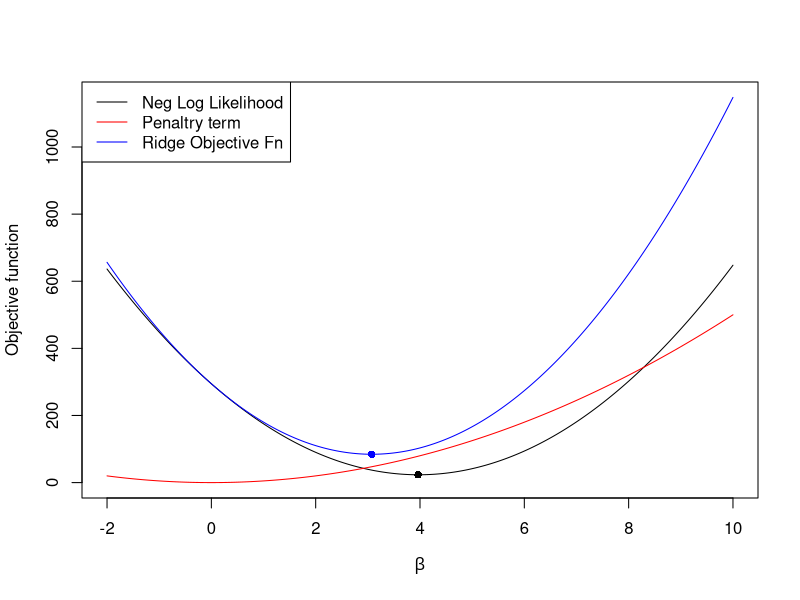
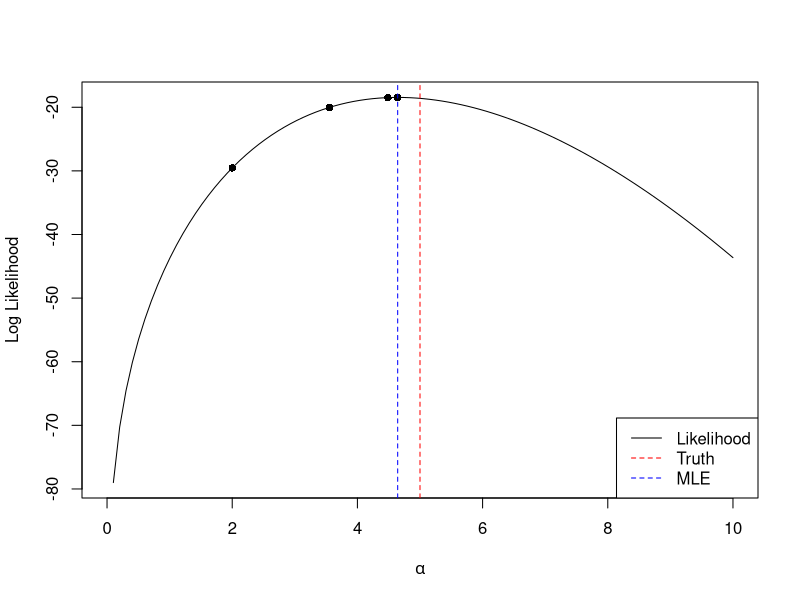
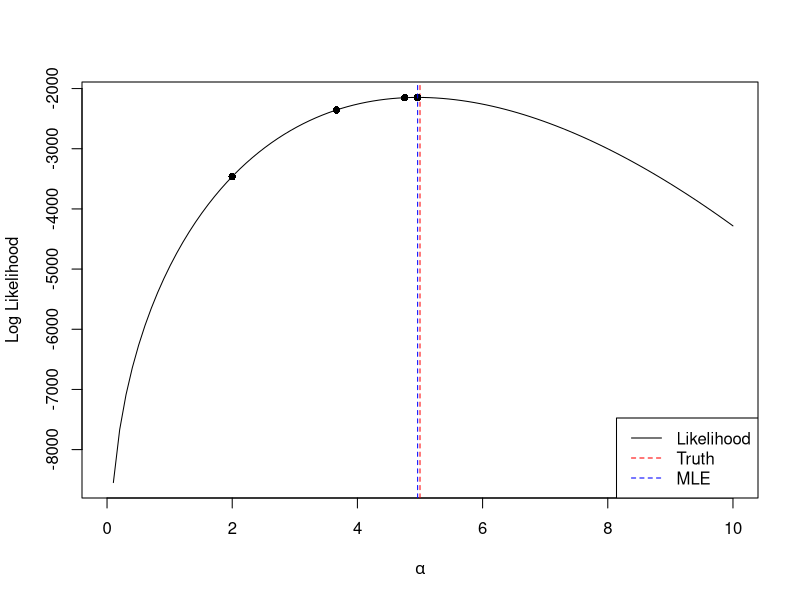

The R script that drew these images, in order:
###############
# Demo on Ridge Regression 
###############
set.seed(1)
n <- 50
p <- 1
beta.star <- c(4)
beta.star  # to output

# Making design matrix
X <- matrix(rnorm(n*p), nrow = n, ncol = p)

# Generating response
y <-  X %*% beta.star + rnorm(n, mean = 0, sd = 1)

# -ve log likelihood
negLogLik <- function(y, X, beta)
{
  t(y - X %*% beta) %*% (y - X %*% beta)/2
}

ridgePen <- function(beta, lam)
{
  lam * t(beta) %*% beta/2
}

grid <- 5e2
betas <- seq(-2, 10, length = grid)
nll <- numeric(length = 5e2)
pen <- numeric(length = 5e2)
ridge <- numeric(length = 5e2)
lam <- 1e1
for(i in 1:grid)
{
  nll[i] <- negLogLik(y, X, beta = betas[i])
  pen[i] <- ridgePen(beta = betas[i], lam = lam)
  ridge[i] <- nll[i] + pen[i]
}

plot(betas, nll, type = 'l', ylim = range(c(nll, ridge, pen)),
     xlab = expression(beta), ylab = "Objective function")
points(x = betas[which.min(nll)], y = min(nll), pch = 16)
lines(betas, pen, col = "red")
lines(betas, ridge, col = "blue")
points(x = betas[which.min(ridge)], y = min(ridge), pch = 16, col = "blue")
legend("topleft", col = c("black", "red", "blue"), lty = 1,
       legend = c("Neg Log Likelihood", "Penaltry term", "Ridge Objective Fn"))





####################################################
### MLE for Gamma(alpha, 1)
####################################################
set.seed(100)
library(pracma)  #for psi function

####################################################
# riginal data sample size is small first
# The NR methods estimates the MLE. Here the 
# blue and red lines will not match because
# the data is not large enough for the consistency of 
# the MLE to kick in.


alpha <- 5 #true value of alpha
n <- 10 # actual data size is small first
dat <- rgamma(n, shape = alpha, rate = 1)

alpha_newton <- numeric()
epsilon <- 1e-8  #some tolerance level preset
alpha_newton[1] <- 2  #alpha_0
count <- 1
tol <- 100 # large number
while(tol > epsilon)
{
  count <- count + 1
  
  #first derivative
  f.prime <- -n*psi(k = 0, alpha_newton[count - 1]) + sum(log(dat))
  
  #second derivative
  f.dprime <- -n*psi(k = 1, alpha_newton[count - 1])
  alpha_newton[count] <- alpha_newton[count - 1] - f.prime/f.dprime
  tol <- abs(alpha_newton[count] - alpha_newton[count-1])
}
alpha_newton

#Plot the log.likelihood for different values of alpha
alpha.grid <- seq(0, 10, length = 100)
log.like <- numeric(length = 100)
for(i in 1:100)
{
  log.like[i] <- sum(dgamma(dat, shape = alpha.grid[i], log = TRUE))
}
plot(alpha.grid, log.like, type = 'l', xlab = expression(alpha), ylab = "Log Likelihood")
abline(v = alpha, col = "red", lty = 2)
for(t in 1:count)
{
  points(alpha_newton[t], sum(dgamma(dat, shape = alpha_newton[t], log = TRUE)), pch = 16)
}
abline(v = tail(alpha_newton[count]), col = "blue", lty = 2)
legend("bottomright", legend = c("Likelihood", "Truth", "MLE"), lty = c(1,2,2), col = c("black", "red", "blue"))






####################################################
# Increasing original data sample size.
# Now the MLE is closer to the "truth"
# and our NR method obtains the MLE.
# Blue and red lines should match a lot

# Randomly generate data
alpha <- 5 #true value of alpha
n <- 1000 # actual data size is small first
dat <- rgamma(n, shape = alpha, rate = 1)
alpha_newton <- numeric()
epsilon <- 1e-8  #some tolerance level preset
alpha_newton[1] <- 2  #alpha_0
count <- 1
tol <- 100 # large number
while(tol > epsilon)
{
  count <- count + 1
  f.prime <- -n*psi(k = 0, alpha_newton[count - 1]) + sum(log(dat))
  f.dprime <- -n*psi(k = 1, alpha_newton[count - 1])
  alpha_newton[count] <- alpha_newton[count - 1] - f.prime/f.dprime
  tol <- abs(alpha_newton[count] - alpha_newton[count-1])
}
alpha_newton

#Plot the log.likelihood for different values of alpha
alpha.grid <- seq(0, 10, length = 100)
log.like <- numeric(length = 100)
for(i in 1:100)
{
  log.like[i] <- sum(dgamma(dat, shape = alpha.grid[i], log = TRUE))
}
plot(alpha.grid, log.like, type = 'l', xlab = expression(alpha), ylab = "Log Likelihood")
abline(v = alpha, col = "red", lty = 2)
for(t in 1:count)
{
  points(alpha_newton[t], sum(dgamma(dat, shape = alpha_newton[t], log = TRUE)), pch = 16)
}
abline(v = tail(alpha_newton[count]), col = "blue", lty = 2)
legend("bottomright", legend = c("Likelihood", "Truth", "MLE"), lty = c(1,2,2), col = c("black", "red", "blue")) 

